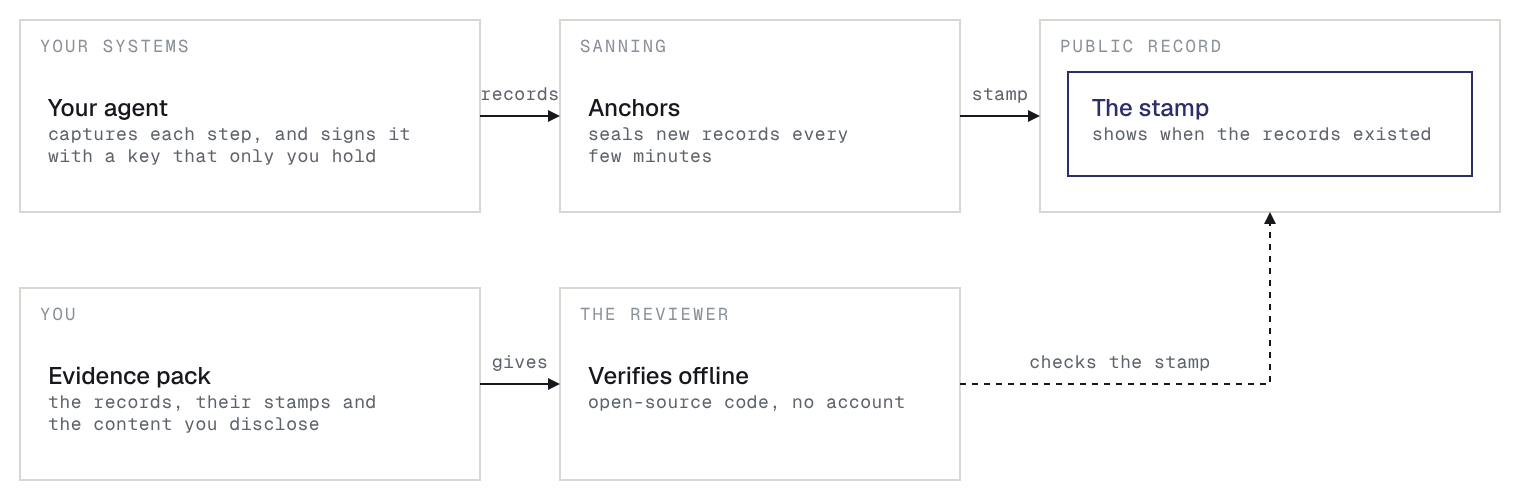

The Python source for this figure:
"""Writes overview.svg and overview-dark.svg. Run: python3 overview.py"""
import os
from lib import D

ARIA = ("How Sanning works. Your agent captures each step and signs it in your process. Sanning "
        "seals new records every few minutes and puts a stamp on a public record. You give an "
        "evidence pack to a reviewer. The reviewer verifies it offline and checks the stamp on the "
        "public record, without asking Sanning.")


def build(dark=False):
    d = D(760, 250, ARIA, dark)
    d.zone(10, 10, 230, 96, "Your systems")
    d.node(24, 58, "Your agent", ["captures each step, and signs it", "with a key that only you hold"])
    d.zone(280, 10, 200, 96, "Sanning")
    d.node(294, 58, "Anchors", ["seals new records every", "few minutes"])
    d.zone(520, 10, 230, 96, "Public record")
    d.accent_box(534, 36, 202, 52)
    d.text(546, 58, "The stamp", 'acc')
    d.text(546, 70, "shows when the records existed")

    d.arrow([(240, 58), (280, 58)])
    d.text(260, 50, "records", anchor='middle')
    d.arrow([(480, 58), (520, 58)])
    d.text(500, 50, "stamp", anchor='middle')

    d.zone(10, 144, 230, 96, "You")
    d.node(24, 192, "Evidence pack", ["the records, their stamps and", "the content you disclose"])
    d.zone(280, 144, 200, 96, "The reviewer")
    d.node(294, 192, "Verifies offline", ["open-source code, no account"])

    d.arrow([(240, 192), (280, 192)])
    d.text(260, 184, "gives", anchor='middle')
    d.arrow([(480, 192), (635, 192), (635, 106)], dashed=True)
    d.text(560, 184, "checks the stamp", anchor='middle')
    return d


if __name__ == '__main__':
    here = os.path.dirname(os.path.abspath(__file__))
    build().save(f"{here}/overview.svg")
    build(True).save(f"{here}/overview-dark.svg")
